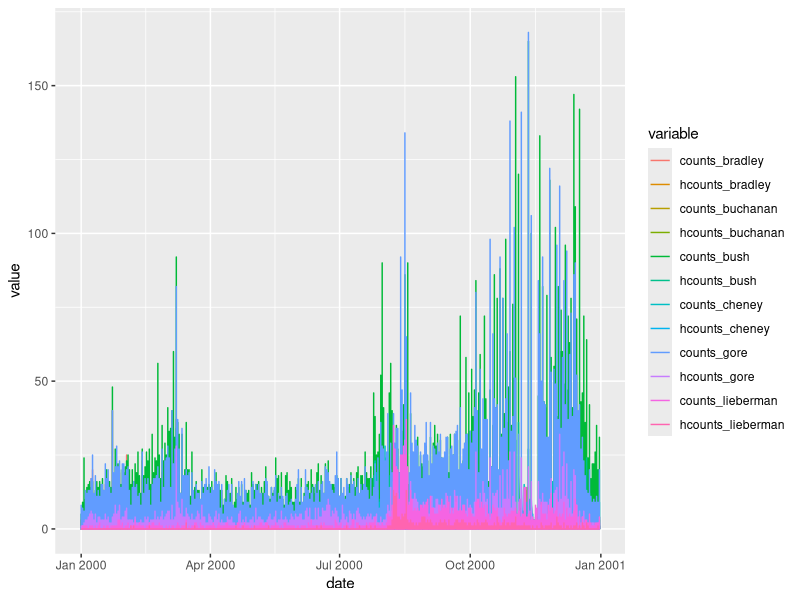

This figure's R source: (Note: this script raises an error after producing the figure.)
# Author: Monroe Gamble
# Project: RA research tasks
# Date: 10/08/2019

#** Does a campaign visit by a candidate affect the amount of newspaper coverage the candidate receives? **

##################################################
# Steps
# 1. Genearte Summary statistics 
# 2. Creat Visualization
# 3. Run Simple OLS regression
###################################################



# Load Packages ----------------------------------------
library(tidyverse)
library(reshape2)

# Set Directory ----------------------------------------

setwd('C:/Users/l1jmg03/Dropbox (FRB SF)/TEMP/SIEPR/task1')


date_fix <- function(x){
  as.Date(x, format = "%m/%d/%Y")
}

line_data <- read_csv('visits.csv') %>% 
  mutate(date = date_fix(date))


plot_line <-
line_data %>% 
  select(4, contains("counts")) %>%
  group_by(date) %>%
  melt(. , id.vars=c('date')) %>%
  as.tibble()
  
ggplot(plot_line, aes(x=date, y = value, colour = variable)) +
  geom_line()







#################################################################################
# Canidate Visits ----------------------------------------

# Load Data 
raw_data <- read_csv('visits.csv') %>%
  cbind(State = state.name[match(raw_data$state,state.abb)]) %>%
  select(1,2,3, everything()) %>%
  mutate(State = tolower(State))

view <-
raw_data %>% 
  select(-date, -county, -state, -State) %>%
  group_by(countycode) %>%
  summarise_all(funs(sum))

plot_data <- view %>% 
  melt(., id.vars = c('countycode')) %>%
  left_join(unique(raw_data[c(1,2)]), by = 'countycode') %>%
  select(-countycode) %>%
  as.tibble()

ggplot(plot_data, aes(x=county, fill = variable)) +
  geom_bar(aes(y = value), stat = 'identity', position = 'dodge') +
  scale_y_continuous(expand = c(0,0),
                     # labels = scales::percent_format(accuracy = 1), 
                     # breaks = seq(-.55,.55,.1), 
                     #limits = c(0,500)
                     )

# Canidate Mentions by date ----------------------------------------
#Load Data
line_data <- read_csv('visits.csv') %>% 
  mutate(date = date_fix(date))


plot_line <-
  line_data %>% 
  select(4, contains("counts")) %>%
  group_by(date) %>%
  melt(. , id.vars=c('date')) %>%
  as.tibble()

ggplot(plot_line, aes(x=date, y = value, colour = variable)) +
  geom_line()

##########################################################################################
